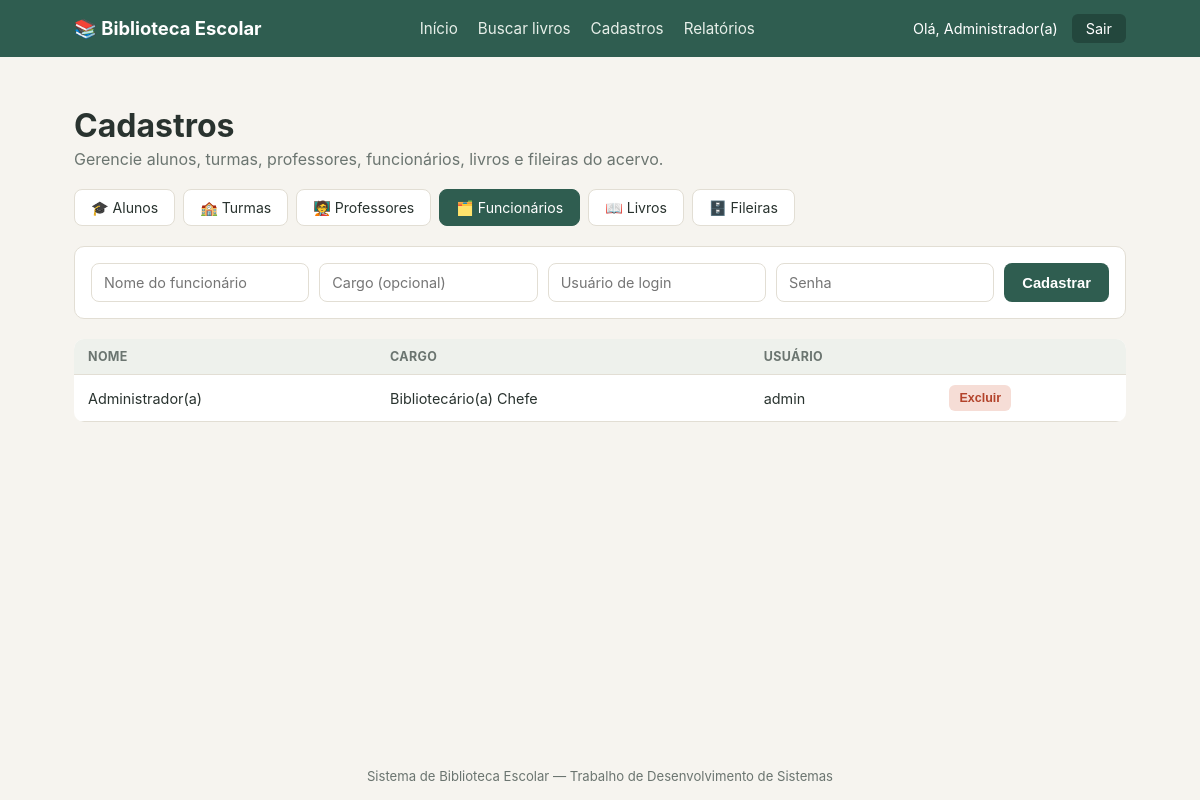
Screenshot of /cadastro?aba=funcionario (signed in) with the database file from the repository.
### app.py (models this page shows, shortened)
class Funcionario(db.Model):
    __tablename__ = 'funcionario'
    id = db.Column(db.Integer, primary_key=True)
    nome = db.Column(db.String(120), nullable=False)
    cargo = db.Column(db.String(80), nullable=False, default='Bibliotecário(a)')
    usuario = db.Column(db.String(60), unique=True, nullable=False)
    senha_hash = db.Column(db.String(255), nullable=False)

### app.py (the view)
@app.route('/cadastro')
@login_obrigatorio
def cadastro():
    aba = request.args.get('aba', 'aluno')
    alunos = Aluno.query.order_by(Aluno.nome).all()
    professores = Professor.query.order_by(Professor.nome).all()
    funcionarios = Funcionario.query.order_by(Funcionario.nome).all()
    livros = Livro.query.order_by(Livro.titulo).all()
    turmas = Turma.query.order_by(Turma.nome).all()
    fileiras = Fileira.query.order_by(Fileira.codigo).all()
    return render_template(
        'cadastro.html',
        aba=aba,
        alunos=alunos,
        professores=professores,
        funcionarios=funcionarios,
        livros=livros,
        categorias=CATEGORIAS_LIVRO,
        turmas=turmas,
        fileiras=fileiras
    )

### app.py (called while the page is built)
def login_obrigatorio(f):
    @wraps(f)
    def decorada(*args, **kwargs):
        if 'funcionario_id' not in session:
            flash('Faça login para acessar o sistema.', 'aviso')
            return redirect(url_for('login'))
        return f(*args, **kwargs)
    return decorada

@app.context_processor
def injetar_usuario():
    nome = session.get('funcionario_nome')
    return dict(usuario_logado=nome)

### templates/cadastro.html (shortened to what this page needs)
{% extends 'base.html' %}
{% block conteudo %}
<h1>Cadastros</h1>
<p class="subtitulo">Gerencie alunos, turmas, professores, funcionários, livros e fileiras do acervo.</p>
<div class="abas">
    <a href="{{ url_for('cadastro', aba='aluno') }}" class="aba {{ 'aba-ativa' if aba == 'aluno' }}">🎓 Alunos</a>
    <a href="{{ url_for('cadastro', aba='turma') }}" class="aba {{ 'aba-ativa' if aba == 'turma' }}">🏫 Turmas</a>
    <a href="{{ url_for('cadastro', aba='professor') }}" class="aba {{ 'aba-ativa' if aba == 'professor' }}">🧑‍🏫 Professores</a>
    <a href="{{ url_for('cadastro', aba='funcionario') }}" class="aba {{ 'aba-ativa' if aba == 'funcionario' }}">🗂️ Funcionários</a>
    <a href="{{ url_for('cadastro', aba='livro') }}" class="aba {{ 'aba-ativa' if aba == 'livro' }}">📖 Livros</a>
    <a href="{{ url_for('cadastro', aba='fileira') }}" class="aba {{ 'aba-ativa' if aba == 'fileira' }}">🗄️ Fileiras</a>
</div>
{% if aba == 'funcionario' %}
<div class="painel-cadastro">
    <form method="POST" action="{{ url_for('cadastrar_funcionario') }}" class="form-linha form-linha-larga">
        <input type="text" name="nome" placeholder="Nome do funcionário" required>
        <input type="text" name="cargo" placeholder="Cargo (opcional)">
        <input type="text" name="usuario" placeholder="Usuário de login" required>
        <input type="password" name="senha" placeholder="Senha" required>
        <button type="submit" class="btn btn-primario">Cadastrar</button>
    </form>
    <table class="tabela">
        <thead><tr><th>Nome</th><th>Cargo</th><th>Usuário</th><th></th></tr></thead>
        <tbody>
        {% for f in funcionarios %}
            <tr>
                <td>{{ f.nome }}</td>
                <td>{{ f.cargo }}</td>
                <td>{{ f.usuario }}</td>
                <td>
                    <form method="POST" action="{{ url_for('deletar_cadastro', tipo='funcionario', item_id=f.id) }}"
                          onsubmit="return confirm('Excluir funcionário {{ f.nome }}?');">
                        <button type="submit" class="btn-mini btn-mini-excluir">Excluir</button>
                    </form>
                </td>
            </tr>
        {% else %}
            <tr><td colspan="4" class="vazio">Nenhum funcionário cadastrado.</td></tr>
        {% endfor %}
        </tbody>
    </table>
</div>
{% endif %}
{% endblock %}

### templates/base.html (shortened to what this page needs)
<!DOCTYPE html>
<html lang="pt-br">
<head>
    <link rel="stylesheet" href="{{ url_for('static', filename='style.css') }}">
</head>
<body>
    {% if usuario_logado %}
    <header class="topbar">
        <div class="topbar-inner">
            <a href="{{ url_for('home') }}" class="marca">📚 Biblioteca Escolar</a>
            <nav class="nav-links">
                <a href="{{ url_for('home') }}">Início</a>
                <a href="{{ url_for('buscar_livros') }}">Buscar livros</a>
                <a href="{{ url_for('cadastro') }}">Cadastros</a>
                <a href="{{ url_for('relatorios') }}">Relatórios</a>
            </nav>
            <div class="usuario-area">
                <span>Olá, {{ usuario_logado }}</span>
                <a href="{{ url_for('logout') }}" class="btn-sair">Sair</a>
            </div>
        </div>
    </header>
    {% endif %}
    <main class="conteudo">
        {% block conteudo %}{% endblock %}
    </main>
    <footer class="rodape">
        Sistema de Biblioteca Escolar &mdash; Trabalho de Desenvolvimento de Sistemas
    </footer>
</body>
</html>

### static/style.css (style rules this page uses)
:root { --cor-principal: #2f5d50; --cor-principal-escura: #23473d; --cor-destaque: #c98a3e; --cor-fundo: #f6f4ef; --cor-cartao: #ffffff; --cor-texto: #29332f; --cor-texto-suave: #6b7570; --cor-borda: #e2ded4; --cor-erro: #b3432b; --cor-sucesso: #2f5d50; --cor-aviso: #a5721f; --raio: 10px; }
* { box-sizing: border-box; }
body { margin: 0; font-family: -apple-system, BlinkMacSystemFont, "Segoe UI", Roboto, Helvetica, Arial, sans-serif; background: var(--cor-fundo); color: var(--cor-texto); min-height: 100vh; display: flex; flex-direction: column; }
.topbar { background: var(--cor-principal); color: white; }
.topbar-inner { max-width: 1100px; margin: 0 auto; padding: 14px 24px; display: flex; align-items: center; justify-content: space-between; flex-wrap: wrap; gap: 10px; }
.marca { color: white; font-weight: 700; font-size: 1.15rem; text-decoration: none; }
.nav-links { display: flex; gap: 20px; }
.nav-links a { color: #e7efe9; text-decoration: none; font-size: 0.95rem; }
.usuario-area { display: flex; align-items: center; gap: 14px; font-size: 0.9rem; }
.btn-sair { background: var(--cor-principal-escura); color: white; padding: 6px 14px; border-radius: 6px; text-decoration: none; }
.conteudo { max-width: 1100px; margin: 0 auto; padding: 28px 24px; width: 100%; flex: 1; }
.rodape { text-align: center; padding: 16px; color: var(--cor-texto-suave); font-size: 0.82rem; }
h1 { margin-bottom: 4px; }
.subtitulo { color: var(--cor-texto-suave); margin-top: 0; margin-bottom: 20px; }
.form-linha { display: flex; gap: 10px; flex-wrap: wrap; margin-bottom: 20px; background: var(--cor-cartao); padding: 16px; border-radius: var(--raio); border: 1px solid var(--cor-borda); }
.form-linha input, .form-linha select { flex: 1; min-width: 140px; padding: 10px 12px; border: 1px solid var(--cor-borda); border-radius: 8px; font-size: 0.9rem; background: white; color: var(--cor-texto); font-family: inherit; }
.form-linha-larga input { min-width: 160px; }
.btn { display: inline-block; padding: 10px 18px; border-radius: 8px; text-decoration: none; font-size: 0.92rem; font-weight: 600; border: none; cursor: pointer; }
.btn-primario { background: var(--cor-principal); color: white; }
.btn-mini { padding: 6px 10px; border-radius: 6px; border: none; font-size: 0.78rem; cursor: pointer; font-weight: 600; }
.btn-mini-excluir { background: #f6ddd6; color: var(--cor-erro); }
.tabela { width: 100%; border-collapse: collapse; background: var(--cor-cartao); border-radius: var(--raio); overflow: hidden; font-size: 0.9rem; }
.tabela th, .tabela td { padding: 10px 14px; text-align: left; border-bottom: 1px solid var(--cor-borda); }
.tabela th { background: #eef1ec; font-size: 0.78rem; text-transform: uppercase; letter-spacing: 0.03em; color: var(--cor-texto-suave); }
.abas { display: flex; gap: 8px; margin-bottom: 20px; flex-wrap: wrap; }
.aba { padding: 9px 16px; border-radius: 8px; text-decoration: none; color: var(--cor-texto); background: var(--cor-cartao); border: 1px solid var(--cor-borda); font-size: 0.88rem; }
.aba-ativa { background: var(--cor-principal); color: white; border-color: var(--cor-principal); }

### rows the page displays
Funcionario: nome "Administrador(a)", cargo "Bibliotecário(a) Chefe", usuario "admin"
